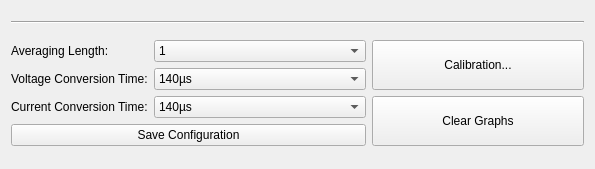
<?xml version="1.0" encoding="UTF-8"?>
<ui version="4.0">
 <class>VoltageCurrentV2</class>
 <widget class="QWidget" name="VoltageCurrentV2">
  <property name="geometry">
   <rect>
    <x>0</x>
    <y>0</y>
    <width>595</width>
    <height>169</height>
   </rect>
  </property>
  <property name="windowTitle">
   <string>Form</string>
  </property>
  <layout class="QVBoxLayout" name="main_layout">
   <item>
    <widget class="Line" name="line">
     <property name="orientation">
      <enum>Qt::Horizontal</enum>
     </property>
    </widget>
   </item>
   <item>
    <layout class="QGridLayout" name="gridLayout_6">
     <item row="2" column="0">
      <widget class="QLabel" name="label_7">
       <property name="sizePolicy">
        <sizepolicy hsizetype="Minimum" vsizetype="Preferred">
         <horstretch>0</horstretch>
         <verstretch>0</verstretch>
        </sizepolicy>
       </property>
       <property name="text">
        <string>Current Conversion Time:</string>
       </property>
      </widget>
     </item>
     <item row="2" column="1">
      <widget class="QComboBox" name="current_box">
       <property name="sizePolicy">
        <sizepolicy hsizetype="Expanding" vsizetype="Fixed">
         <horstretch>0</horstretch>
         <verstretch>0</verstretch>
        </sizepolicy>
       </property>
       <item>
        <property name="text">
         <string>140µs</string>
        </property>
       </item>
       <item>
        <property name="text">
         <string>204µs</string>
        </property>
       </item>
       <item>
        <property name="text">
         <string>332µs</string>
        </property>
       </item>
       <item>
        <property name="text">
         <string>588µs</string>
        </property>
       </item>
       <item>
        <property name="text">
         <string>1.1ms</string>
        </property>
       </item>
       <item>
        <property name="text">
         <string>2.116ms</string>
        </property>
       </item>
       <item>
        <property name="text">
         <string>4.156ms</string>
        </property>
       </item>
       <item>
        <property name="text">
         <string>8.244ms</string>
        </property>
       </item>
      </widget>
     </item>
     <item row="0" column="2" rowspan="2">
      <widget class="QPushButton" name="button_calibration">
       <property name="sizePolicy">
        <sizepolicy hsizetype="Expanding" vsizetype="Expanding">
         <horstretch>0</horstretch>
         <verstretch>0</verstretch>
        </sizepolicy>
       </property>
       <property name="text">
        <string>Calibration...</string>
       </property>
      </widget>
     </item>
     <item row="2" column="2" rowspan="2">
      <widget class="QPushButton" name="button_clear_graphs">
       <property name="sizePolicy">
        <sizepolicy hsizetype="Expanding" vsizetype="Expanding">
         <horstretch>0</horstretch>
         <verstretch>0</verstretch>
        </sizepolicy>
       </property>
       <property name="text">
        <string>Clear Graphs</string>
       </property>
      </widget>
     </item>
     <item row="3" column="0" colspan="2">
      <widget class="QPushButton" name="save_conf_button">
       <property name="sizePolicy">
        <sizepolicy hsizetype="Expanding" vsizetype="Fixed">
         <horstretch>0</horstretch>
         <verstretch>0</verstretch>
        </sizepolicy>
       </property>
       <property name="text">
        <string>Save Configuration</string>
       </property>
      </widget>
     </item>
     <item row="0" column="0">
      <widget class="QLabel" name="label_5">
       <property name="sizePolicy">
        <sizepolicy hsizetype="Minimum" vsizetype="Preferred">
         <horstretch>0</horstretch>
         <verstretch>0</verstretch>
        </sizepolicy>
       </property>
       <property name="text">
        <string>Averaging Length:</string>
       </property>
      </widget>
     </item>
     <item row="1" column="1">
      <widget class="QComboBox" name="voltage_box">
       <property name="sizePolicy">
        <sizepolicy hsizetype="Expanding" vsizetype="Fixed">
         <horstretch>0</horstretch>
         <verstretch>0</verstretch>
        </sizepolicy>
       </property>
       <item>
        <property name="text">
         <string>140µs</string>
        </property>
       </item>
       <item>
        <property name="text">
         <string>204µs</string>
        </property>
       </item>
       <item>
        <property name="text">
         <string>332µs</string>
        </property>
       </item>
       <item>
        <property name="text">
         <string>588µs</string>
        </property>
       </item>
       <item>
        <property name="text">
         <string>1.1ms</string>
        </property>
       </item>
       <item>
        <property name="text">
         <string>2.116ms</string>
        </property>
       </item>
       <item>
        <property name="text">
         <string>4.156ms</string>
        </property>
       </item>
       <item>
        <property name="text">
         <string>8.244ms</string>
        </property>
       </item>
      </widget>
     </item>
     <item row="0" column="1">
      <widget class="QComboBox" name="averaging_box">
       <property name="sizePolicy">
        <sizepolicy hsizetype="Expanding" vsizetype="Fixed">
         <horstretch>0</horstretch>
         <verstretch>0</verstretch>
        </sizepolicy>
       </property>
       <item>
        <property name="text">
         <string>1</string>
        </property>
       </item>
       <item>
        <property name="text">
         <string>4</string>
        </property>
       </item>
       <item>
        <property name="text">
         <string>16</string>
        </property>
       </item>
       <item>
        <property name="text">
         <string>64</string>
        </property>
       </item>
       <item>
        <property name="text">
         <string>128</string>
        </property>
       </item>
       <item>
        <property name="text">
         <string>256</string>
        </property>
       </item>
       <item>
        <property name="text">
         <string>512</string>
        </property>
       </item>
       <item>
        <property name="text">
         <string>1024</string>
        </property>
       </item>
      </widget>
     </item>
     <item row="1" column="0">
      <widget class="QLabel" name="label_6">
       <property name="sizePolicy">
        <sizepolicy hsizetype="Minimum" vsizetype="Preferred">
         <horstretch>0</horstretch>
         <verstretch>0</verstretch>
        </sizepolicy>
       </property>
       <property name="text">
        <string>Voltage Conversion Time:</string>
       </property>
      </widget>
     </item>
    </layout>
   </item>
  </layout>
 </widget>
 <resources/>
 <connections/>
</ui>
